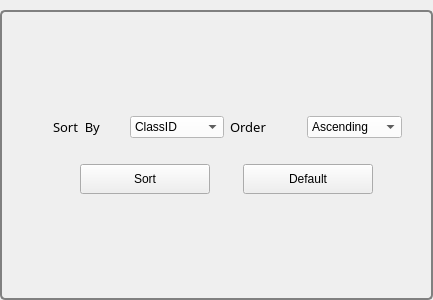
                      <widget class="QGroupBox" name="groupBox_2">
                       <property name="minimumSize">
                        <size>
                         <width>0</width>
                         <height>300</height>
                        </size>
                       </property>
                       <property name="maximumSize">
                        <size>
                         <width>16777215</width>
                         <height>16777215</height>
                        </size>
                       </property>
                       <property name="styleSheet">
                        <string notr="true">QGroupBox {
    border: 2px solid gray;
    border-radius: 5px;
    margin-top: 10px;
}

QGroupBox:title {
    subcontrol-origin: margin;
    subcontrol-position: top center;
    padding: 0 3px;
}
</string>
                       </property>
                       <property name="title">
                        <string/>
                       </property>
                       <layout class="QVBoxLayout" name="verticalLayout_17">
                        <item>
                         <layout class="QVBoxLayout" name="verticalLayout_18">
                          <item>
                           <spacer name="verticalSpacer_4">
                            <property name="orientation">
                             <enum>Qt::Vertical</enum>
                            </property>
                            <property name="sizeHint" stdset="0">
                             <size>
                              <width>20</width>
                              <height>40</height>
                             </size>
                            </property>
                           </spacer>
                          </item>
                          <item>
                           <layout class="QHBoxLayout" name="horizontalLayout_16">
                            <item>
                             <spacer name="horizontalSpacer_23">
                              <property name="orientation">
                               <enum>Qt::Horizontal</enum>
                              </property>
                              <property name="sizeHint" stdset="0">
                               <size>
                                <width>40</width>
                                <height>20</height>
                               </size>
                              </property>
                             </spacer>
                            </item>
                            <item>
                             <layout class="QVBoxLayout" name="verticalLayout_19">
                              <item>
                               <layout class="QHBoxLayout" name="horizontalLayout_17">
                                <item>
                                 <widget class="QLabel" name="label_10">
                                  <property name="minimumSize">
                                   <size>
                                    <width>71</width>
                                    <height>0</height>
                                   </size>
                                  </property>
                                  <property name="maximumSize">
                                   <size>
                                    <width>125</width>
                                    <height>20</height>
                                   </size>
                                  </property>
                                  <property name="font">
                                   <font>
                                    <family>Arial Black</family>
                                    <pointsize>-1</pointsize>
                                    <weight>10</weight>
                                    <italic>false</italic>
                                    <bold>false</bold>
                                   </font>
                                  </property>
                                  <property name="styleSheet">
                                   <string notr="true">color  : black;
font-size :13px</string>
                                  </property>
                                  <property name="text">
                                   <string>Sort  By</string>
                                  </property>
                                 </widget>
                                </item>
                                <item>
                                 <widget class="QComboBox" name="comboBox_sortBy_Class">
                                  <property name="maximumSize">
                                   <size>
                                    <width>200</width>
                                    <height>16777215</height>
                                   </size>
                                  </property>
                                  <property name="styleSheet">
                                   <string notr="true">background-color: white;
            color: black; 


</string>
                                  </property>
                                  <item>
                                   <property name="text">
                                    <string>ClassID</string>
                                   </property>
                                  </item>
                                  <item>
                                   <property name="text">
                                    <string>ClassName</string>
                                   </property>
                                  </item>
                                  <item>
                                   <property name="text">
                                    <string>ClassYear</string>
                                   </property>
                                  </item>
                                 </widget>
                                </item>
                                <item>
                                 <widget class="QLabel" name="label_11">
                                  <property name="minimumSize">
                                   <size>
                                    <width>71</width>
                                    <height>0</height>
                                   </size>
                                  </property>
                                  <property name="maximumSize">
                                   <size>
                                    <width>125</width>
                                    <height>20</height>
                                   </size>
                                  </property>
                                  <property name="font">
                                   <font>
                                    <family>Arial Black</family>
                                    <pointsize>-1</pointsize>
                                    <weight>10</weight>
                                    <italic>false</italic>
                                    <bold>false</bold>
                                   </font>
                                  </property>
                                  <property name="styleSheet">
                                   <string notr="true">color  : black;
font-size :13px</string>
                                  </property>
                                  <property name="text">
                                   <string>Order</string>
                                  </property>
                                 </widget>
                                </item>
                                <item>
                                 <widget class="QComboBox" name="comboBox_orderBy_Class">
                                  <property name="maximumSize">
                                   <size>
                                    <width>200</width>
                                    <height>16777215</height>
                                   </size>
                                  </property>
                                  <property name="styleSheet">
                                   <string notr="true">background-color: white; /* Màu nền mặc định của ComboBox */
            color: black; /* Màu chữ mặc định của ComboBox */</string>
                                  </property>
                                  <item>
                                   <property name="text">
                                    <string>Ascending</string>
                                   </property>
                                  </item>
                                  <item>
                                   <property name="text">
                                    <string>Descending</string>
                                   </property>
                                  </item>
                                 </widget>
                                </item>
                               </layout>
                              </item>
                              <item>
                               <layout class="QHBoxLayout" name="horizontalLayout_18">
                                <property name="topMargin">
                                 <number>20</number>
                                </property>
                                <item>
                                 <widget class="QPushButton" name="sort_btn_Class">
                                  <property name="minimumSize">
                                   <size>
                                    <width>130</width>
                                    <height>30</height>
                                   </size>
                                  </property>
                                  <property name="maximumSize">
                                   <size>
                                    <width>130</width>
                                    <height>16777215</height>
                                   </size>
                                  </property>
                                  <property name="text">
                                   <string>Sort</string>
                                  </property>
                                 </widget>
                                </item>
                                <item>
                                 <widget class="QPushButton" name="default_btn_Class">
                                  <property name="minimumSize">
                                   <size>
                                    <width>130</width>
                                    <height>30</height>
                                   </size>
                                  </property>
                                  <property name="maximumSize">
                                   <size>
                                    <width>130</width>
                                    <height>16777215</height>
                                   </size>
                                  </property>
                                  <property name="text">
                                   <string>Default</string>
                                  </property>
                                 </widget>
                                </item>
                               </layout>
                              </item>
                             </layout>
                            </item>
                            <item>
                             <spacer name="horizontalSpacer_25">
                              <property name="orientation">
                               <enum>Qt::Horizontal</enum>
                              </property>
                              <property name="sizeHint" stdset="0">
                               <size>
                                <width>18</width>
                                <height>20</height>
                               </size>
                              </property>
                             </spacer>
                            </item>
                           </layout>
                          </item>
                          <item>
                           <spacer name="verticalSpacer_6">
                            <property name="orientation">
                             <enum>Qt::Vertical</enum>
                            </property>
                            <property name="sizeHint" stdset="0">
                             <size>
                              <width>20</width>
                              <height>40</height>
                             </size>
                            </property>
                           </spacer>
                          </item>
                         </layout>
                        </item>
                       </layout>
                      </widget>
